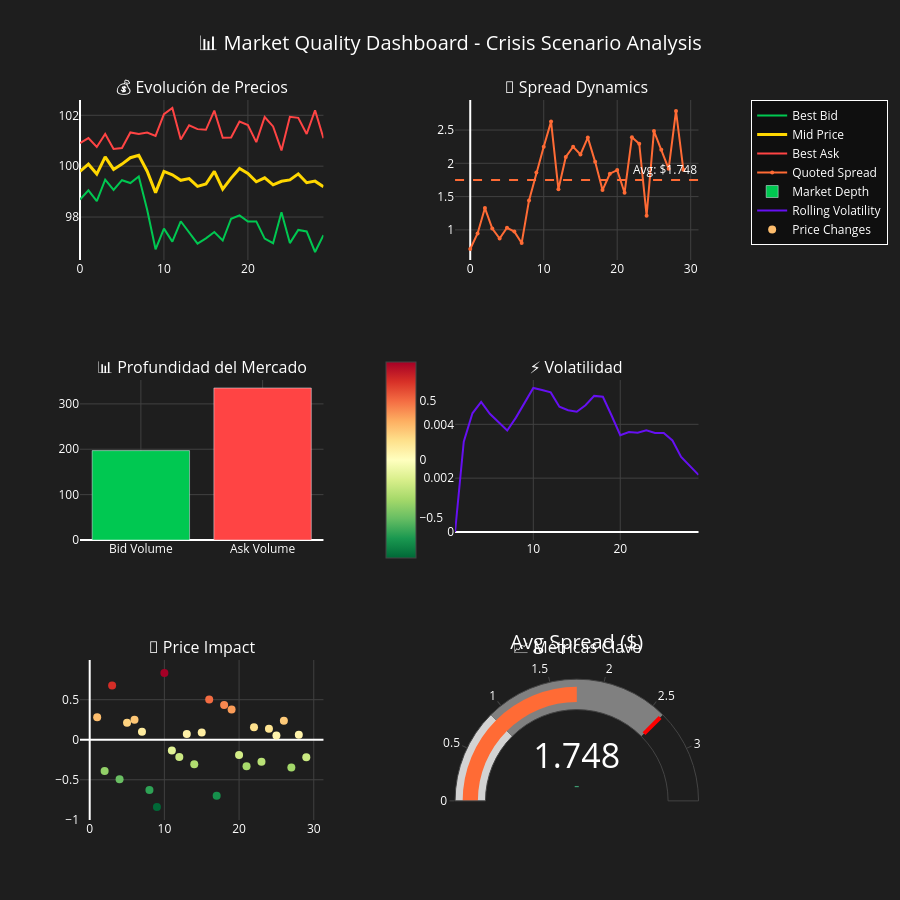

Source (notebook cell):
### Code cell
# 📊 DASHBOARD VISUAL COMPLETO

print("📊 Generando Market Quality Dashboard...")
print("🎨 Creando visualización interactiva con todas las métricas...")

# Crear dashboard completo
dashboard_fig = market_analyzer.create_metrics_dashboard(
    title="📊 Market Quality Dashboard - Crisis Scenario Analysis"
)

# Mostrar dashboard
dashboard_fig.show()

print("\n🎉 ¡Dashboard generado exitosamente!")
print("\n🔍 CÓMO INTERPRETAR EL DASHBOARD:")
print("=" * 50)
print("📈 Panel Superior Izquierdo: Evolución de precios (bid, mid, ask)")
print("📏 Panel Superior Derecho: Dinámica del spread a lo largo del tiempo")
print("📊 Panel Medio Izquierdo: Profundidad actual del mercado")
print("⚡ Panel Medio Derecho: Volatilidad rolling (ventana de 10 períodos)")
print("🔄 Panel Inferior Izquierdo: Price changes (cambios de precio)")
print("📈 Panel Inferior Derecho: Gauge del spread promedio")

print(f"\n💡 TIPS DE ANÁLISIS:")
print("• Busca patrones en el spread durante la crisis (tick 10+)")
print("• Observa cómo la volatilidad se dispara durante el crash")
print("• Nota el desequilibrio en la profundidad del mercado")
print("• Analiza la distribución de price changes (colores)")
print("• El gauge muestra si el spread está en niveles normales")

### Figure 1 — Plotly figure (JSON) as saved in the notebook; plotly's stock layout.template omitted (floating-point values rounded to 4 significant figures)
{"data": [{"line": {"color": "#00C851", "width": 2}, "mode": "lines", "name": "Best Bid", "type": "scatter", "x": [0, 1, 2, 3, 4, 5, 6, 7, 8, 9, 10, 11, 12, 13, 14, 15, 16, 17, 18, 19, 20, 21, 22, 23, 24, 25, 26, 27, 28, 29], "xaxis": "x", "y": [98.69, 99.05, 98.62, 99.47, 99.07, 99.45, 99.34, 99.6, 98.28, 96.73, 97.55, 97.03, 97.83, 97.42, 96.96, 97.16, 97.41, 97.08, 97.93, 98.07, 97.82, 97.83, 97.15, 96.97, 98.19, 96.97, 97.49, 97.43, 96.63, 97.29], "yaxis": "y"}, {"line": {"color": "#FFD700", "width": 3}, "mode": "lines", "name": "Mid Price", "type": "scatter", "x": [0, 1, 2, 3, 4, 5, 6, 7, 8, 9, 10, 11, 12, 13, 14, 15, 16, 17, 18, 19, 20, 21, 22, 23, 24, 25, 26, 27, 28, 29], "xaxis": "x", "y": [99.8, 100.1, 99.69, 100.4, 99.87, 100.1, 100.3, 100.4, 99.8, 98.96, 99.79, 99.66, 99.44, 99.51, 99.21, 99.3, 99.8, 99.1, 99.53, 99.91, 99.72, 99.39, 99.54, 99.27, 99.41, 99.46, 99.7, 99.35, 99.41, 99.19], "yaxis": "y"}, {"line": {"color": "#FF4444", "width": 2}, "mode": "lines", "name": "Best Ask", "type": "scatter", "x": [0, 1, 2, 3, 4, 5, 6, 7, 8, 9, 10, 11, 12, 13, 14, 15, 16, 17, 18, 19, 20, 21, 22, 23, 24, 25, 26, 27, 28, 29], "xaxis": "x", "y": [100.9, 101.1, 100.8, 101.3, 100.7, 100.7, 101.3, 101.3, 101.3, 101.2, 102.0, 102.3, 101.1, 101.6, 101.5, 101.4, 102.2, 101.1, 101.1, 101.8, 101.6, 100.9, 101.9, 101.6, 100.6, 101.9, 101.9, 101.3, 102.2, 101.1], "yaxis": "y"}, {"line": {"color": "#FF6B35", "width": 2}, "marker": {"size": 4}, "mode": "lines+markers", "name": "Quoted Spread", "type": "scatter", "x": [0, 1, 2, 3, 4, 5, 6, 7, 8, 9, 10, 11, 12, 13, 14, 15, 16, 17, 18, 19, 20, 21, 22, 23, 24, 25, 26, 27, 28, 29], "xaxis": "x2", "y": [0.7123, 0.9459, 1.327, 1.02, 0.869, 1.032, 0.9738, 0.8024, 1.442, 1.862, 2.249, 2.627, 1.609, 2.095, 2.249, 2.134, 2.386, 2.022, 1.597, 1.844, 1.898, 1.558, 2.39, 2.295, 1.213, 2.484, 2.205, 1.918, 2.786, 1.905], "yaxis": "y3"}, {"marker": {"color": ["#00C851", "#FF4444"]}, "name": "Market Depth", "type": "bar", "x": ["Bid Volume", "Ask Volume"], "xaxis": "x3", "y": [197, 335], "yaxis": "y4"}, {"line": {"color": "#6610F2", "width": 2}, "mode": "lines", "name": "Rolling Volatility", "type": "scatter", "x": [1, 2, 3, 4, 5, 6, 7, 8, 9, 10, 11, 12, 13, 14, 15, 16, 17, 18, 19, 20, 21, 22, 23, 24, 25, 26, 27, 28, 29], "xaxis": "x4", "y": [0, 0.003357, 0.004411, 0.004834, 0.004391, 0.004071, 0.003769, 0.004249, 0.004804, 0.00535, 0.005277, 0.005188, 0.004657, 0.004526, 0.004466, 0.004712, 0.005056, 0.005023, 0.004328, 0.003595, 0.003713, 0.003691, 0.003781, 0.003682, 0.003677, 0.003399, 0.002789, 0.002442, 0.002121], "yaxis": "y5"}, {"marker": {"color": [0.2817, -0.3895, 0.6775, -0.495, 0.2111, 0.2497, 0.09828, -0.6287, -0.8403, 0.8333, -0.1343, -0.2169, 0.06997, -0.3063, 0.08915, 0.5017, -0.7006, 0.4326, 0.3788, -0.1904, -0.3325, 0.1569, -0.2755, 0.138, 0.05388, 0.2373, -0.3467, 0.06178, -0.2185], "colorbar": {"len": 0.3, "x": 0.45}, "colorscale": [[0, "rgb(0,104,55)"], [0.1, "rgb(26,152,80)"], [0.2, "rgb(102,189,99)"], [0.3, "rgb(166,217,106)"], [0.4, "rgb(217,239,139)"], [0.5, "rgb(255,255,191)"], [0.6, "rgb(254,224,139)"], [0.7, "rgb(253,174,97)"], [0.8, "rgb(244,109,67)"], [0.9, "rgb(215,48,39)"], [1, "rgb(165,0,38)"]], "showscale": true, "size": 8}, "mode": "markers", "name": "Price Changes", "type": "scatter", "x": [1, 2, 3, 4, 5, 6, 7, 8, 9, 10, 11, 12, 13, 14, 15, 16, 17, 18, 19, 20, 21, 22, 23, 24, 25, 26, 27, 28, 29], "xaxis": "x5", "y": [0.2817, -0.3895, 0.6775, -0.495, 0.2111, 0.2497, 0.09828, -0.6287, -0.8403, 0.8333, -0.1343, -0.2169, 0.06997, -0.3063, 0.08915, 0.5017, -0.7006, 0.4326, 0.3788, -0.1904, -0.3325, 0.1569, -0.2755, 0.138, 0.05388, 0.2373, -0.3467, 0.06178, -0.2185], "yaxis": "y7"}, {"domain": {"x": [0.57, 0.94], "y": [0, 0.2222]}, "gauge": {"axis": {"range": [null, 3.497]}, "bar": {"color": "#FF6B35"}, "steps": [{"color": "lightgray", "range": [0, 0.8742]}, {"color": "gray", "range": [0.8742, 2.623]}], "threshold": {"line": {"color": "red", "width": 4}, "thickness": 0.75, "value": 2.623}}, "mode": "gauge+number+delta", "title": {"text": "Avg Spread ($)"}, "type": "indicator", "value": 1.748}], "layout": {"annotations": [{"font": {"size": 16}, "showarrow": false, "text": "💰 Evolución de Precios", "x": 0.185, "xanchor": "center", "xref": "paper", "y": 1, "yanchor": "bottom", "yref": "paper"}, {"font": {"size": 16}, "showarrow": false, "text": "📏 Spread Dynamics", "x": 0.755, "xanchor": "center", "xref": "paper", "y": 1, "yanchor": "bottom", "yref": "paper"}, {"font": {"size": 16}, "showarrow": false, "text": "📊 Profundidad del Mercado", "x": 0.185, "xanchor": "center", "xref": "paper", "y": 0.6111, "yanchor": "bottom", "yref": "paper"}, {"font": {"size": 16}, "showarrow": false, "text": "⚡ Volatilidad", "x": 0.755, "xanchor": "center", "xref": "paper", "y": 0.6111, "yanchor": "bottom", "yref": "paper"}, {"font": {"size": 16}, "showarrow": false, "text": "🔄 Price Impact", "x": 0.185, "xanchor": "center", "xref": "paper", "y": 0.2222, "yanchor": "bottom", "yref": "paper"}, {"font": {"size": 16}, "showarrow": false, "text": "📈 Métricas Clave", "x": 0.755, "xanchor": "center", "xref": "paper", "y": 0.2222, "yanchor": "bottom", "yref": "paper"}, {"showarrow": false, "text": "Avg: $1.748", "x": 1, "xanchor": "right", "xref": "x2 domain", "y": 1.748, "yanchor": "bottom", "yref": "y3"}], "font": {"color": "white", "size": 12}, "height": 900, "legend": {"bgcolor": "rgba(0,0,0,0.5)", "bordercolor": "white", "borderwidth": 1}, "paper_bgcolor": "#1E1E1E", "plot_bgcolor": "#1E1E1E", "shapes": [{"line": {"color": "#FF6B35", "dash": "dash"}, "type": "line", "x0": 0, "x1": 1, "xref": "x2 domain", "y0": 1.748, "y1": 1.748, "yref": "y3"}], "showlegend": true, "title": {"font": {"color": "white", "size": 20}, "text": "📊 Market Quality Dashboard - Crisis Scenario Analysis", "x": 0.5}, "xaxis": {"anchor": "y", "domain": [0, 0.37], "gridcolor": "#404040", "showgrid": true}, "xaxis2": {"anchor": "y3", "domain": [0.57, 0.94], "gridcolor": "#404040", "showgrid": true}, "xaxis3": {"anchor": "y4", "domain": [0, 0.37], "gridcolor": "#404040", "showgrid": true}, "xaxis4": {"anchor": "y5", "domain": [0.57, 0.94], "gridcolor": "#404040", "showgrid": true}, "xaxis5": {"anchor": "y7", "domain": [0, 0.37], "gridcolor": "#404040", "showgrid": true}, "yaxis": {"anchor": "x", "domain": [0.7778, 1], "gridcolor": "#404040", "showgrid": true}, "yaxis2": {"anchor": "x", "gridcolor": "#404040", "overlaying": "y", "showgrid": true, "side": "right"}, "yaxis3": {"anchor": "x2", "domain": [0.7778, 1], "gridcolor": "#404040", "showgrid": true}, "yaxis4": {"anchor": "x3", "domain": [0.3889, 0.6111], "gridcolor": "#404040", "showgrid": true}, "yaxis5": {"anchor": "x4", "domain": [0.3889, 0.6111], "gridcolor": "#404040", "showgrid": true}, "yaxis6": {"anchor": "x4", "gridcolor": "#404040", "overlaying": "y5", "showgrid": true, "side": "right"}, "yaxis7": {"anchor": "x5", "domain": [0, 0.2222], "gridcolor": "#404040", "showgrid": true}}}
